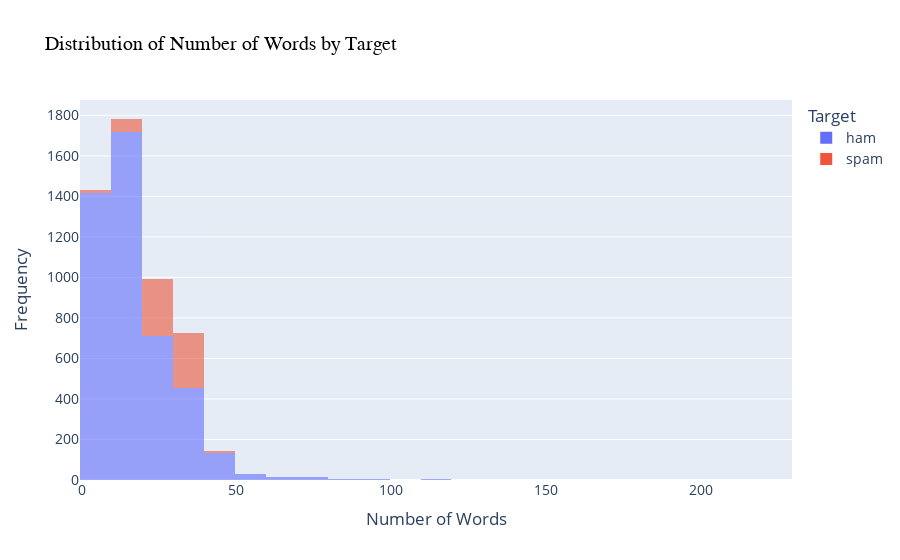

The code cell stored with this chart in its notebook:
### Code cell
#visualizating distribution of word count for each class

fig = px.histogram(
    df, 
    x='num_words', 
    color='Category', 
    nbins=30,  # Number of bins
    opacity=0.6,
    labels={'num_words': 'Number of Words'}, 
    title='Distribution of Number of Words by Target'
)


#update layout for better readability
fig.update_layout(
    xaxis_title='Number of Words',
    yaxis_title='Frequency',
    legend_title='Target',
    font=dict(size=14),
    title_font=dict(size=20, family='Times New Roman', color='black'),
)
fig.show()

### Figure 1 — Plotly figure (JSON) as saved in the notebook; plotly's stock layout.template omitted (floating-point values rounded to 4 significant figures; data arrays with more than 128 entries replaced by an {"elided": "..."} marker saying what was removed)
{"data": [{"alignmentgroup": "True", "bingroup": "x", "hovertemplate": "Category=ham<br>Number of Words=%{x}<br>count=%{y}<extra></extra>", "legendgroup": "ham", "marker": {"color": "#636efa", "opacity": 0.6, "pattern": {"shape": ""}}, "name": "ham", "nbinsx": 30, "offsetgroup": "ham", "orientation": "v", "showlegend": true, "type": "histogram", "x": {"elided": "4516 int values"}, "xaxis": "x", "yaxis": "y"}, {"alignmentgroup": "True", "bingroup": "x", "hovertemplate": "Category=spam<br>Number of Words=%{x}<br>count=%{y}<extra></extra>", "legendgroup": "spam", "marker": {"color": "#EF553B", "opacity": 0.6, "pattern": {"shape": ""}}, "name": "spam", "nbinsx": 30, "offsetgroup": "spam", "orientation": "v", "showlegend": true, "type": "histogram", "x": {"elided": "641 int values"}, "xaxis": "x", "yaxis": "y"}], "layout": {"barmode": "relative", "font": {"size": 14}, "legend": {"title": {"text": "Target"}, "tracegroupgap": 0}, "title": {"font": {"color": "black", "family": "Times New Roman", "size": 20}, "text": "Distribution of Number of Words by Target"}, "xaxis": {"anchor": "y", "domain": [0, 1], "title": {"text": "Number of Words"}}, "yaxis": {"anchor": "x", "domain": [0, 1], "title": {"text": "Frequency"}}}}
